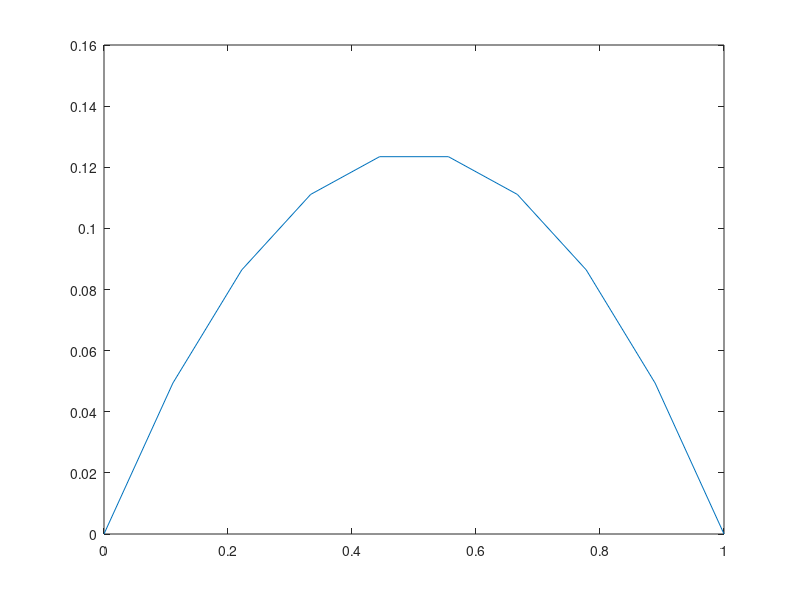

This chart was generated by the following MATLAB code:
M=10;
h=1/(M-1);

%% A come with (df1, df2)
A=zeros(M);
for i=2:M-1
    A(i,i-1:i+1)=[-1/h 2/h -1/h];
end
A(1, 1:2)=[2/h -1/h];
A(M,M-1:M)=[-1/h 2/h];

%% B=(f1,f2) come with the modified diffusion term
B=zeros(M);
for i=2:M-1
    B(i,i-1:i+1)=[h/6 2/3*h h/6];
end
B(1, 1:2)=[2/3*h h/6];
B(M,M-1:M)=[h/6 2/3*h];
% A=A+B;

b=ones(M,1)*h;
% b=zeros(M,1);
b(1)=0;
b(M)=0;
A(1,:)=0;
% A(:,1)=0;
A(M,:)=0;
% A(:,M)=0;
A(1,1)=1;
A(M,M)=1;

x=A\b;
t=linspace(0,1,M)
plot(t,x)